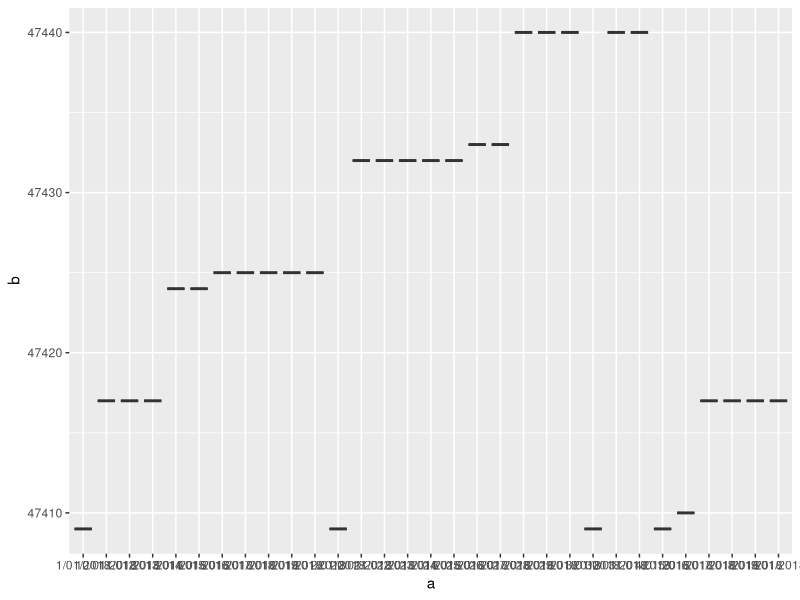

Write R code to recreate this figure.
library(tidyverse)
library(ggplot2)

data <- read_csv('data.csv')

plotx <- ggplot(data, aes(a,b)) + geom_boxplot()

ggsave("plot.png", plot=plotx)